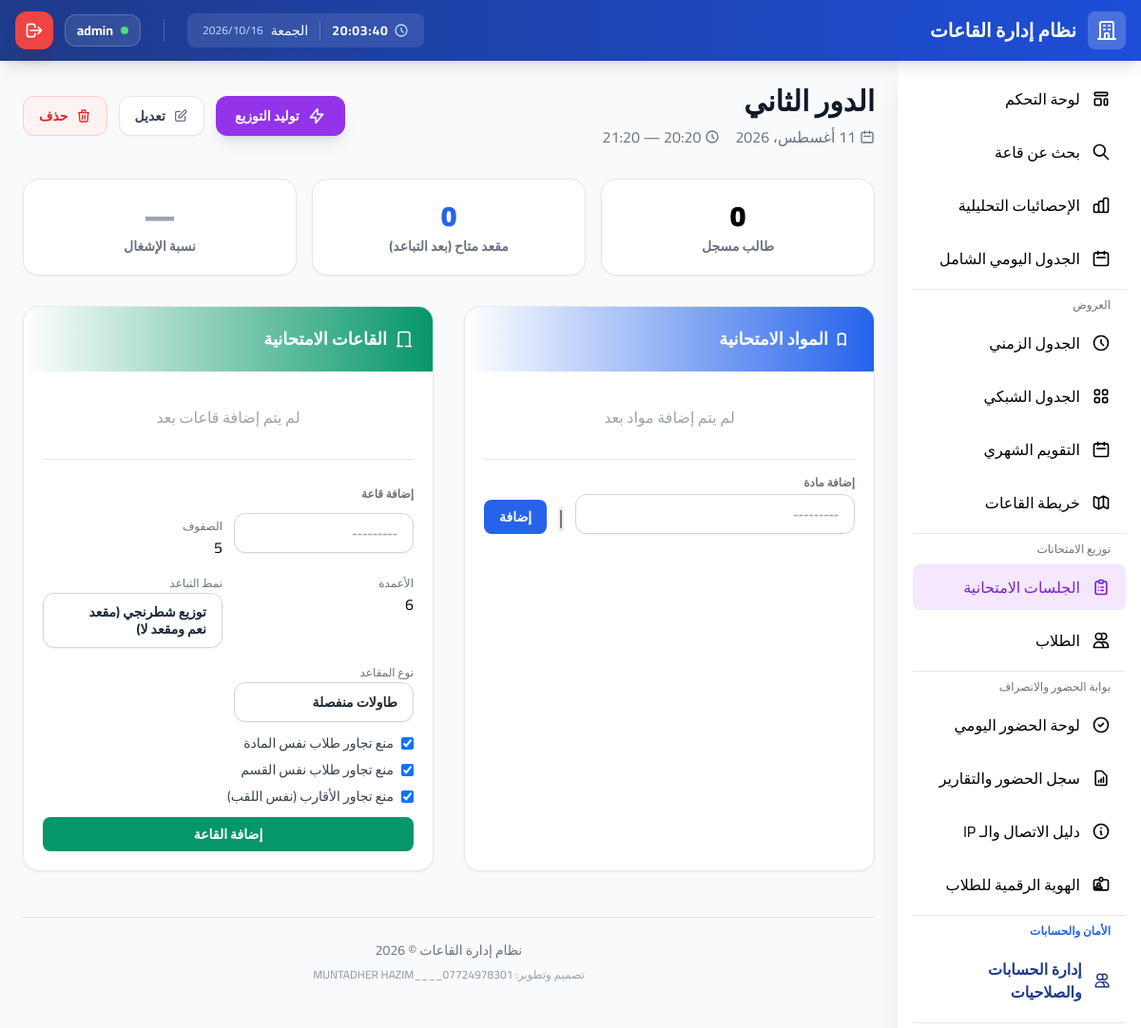
The app's page /exams/sessions/21/ (signed in), older data.
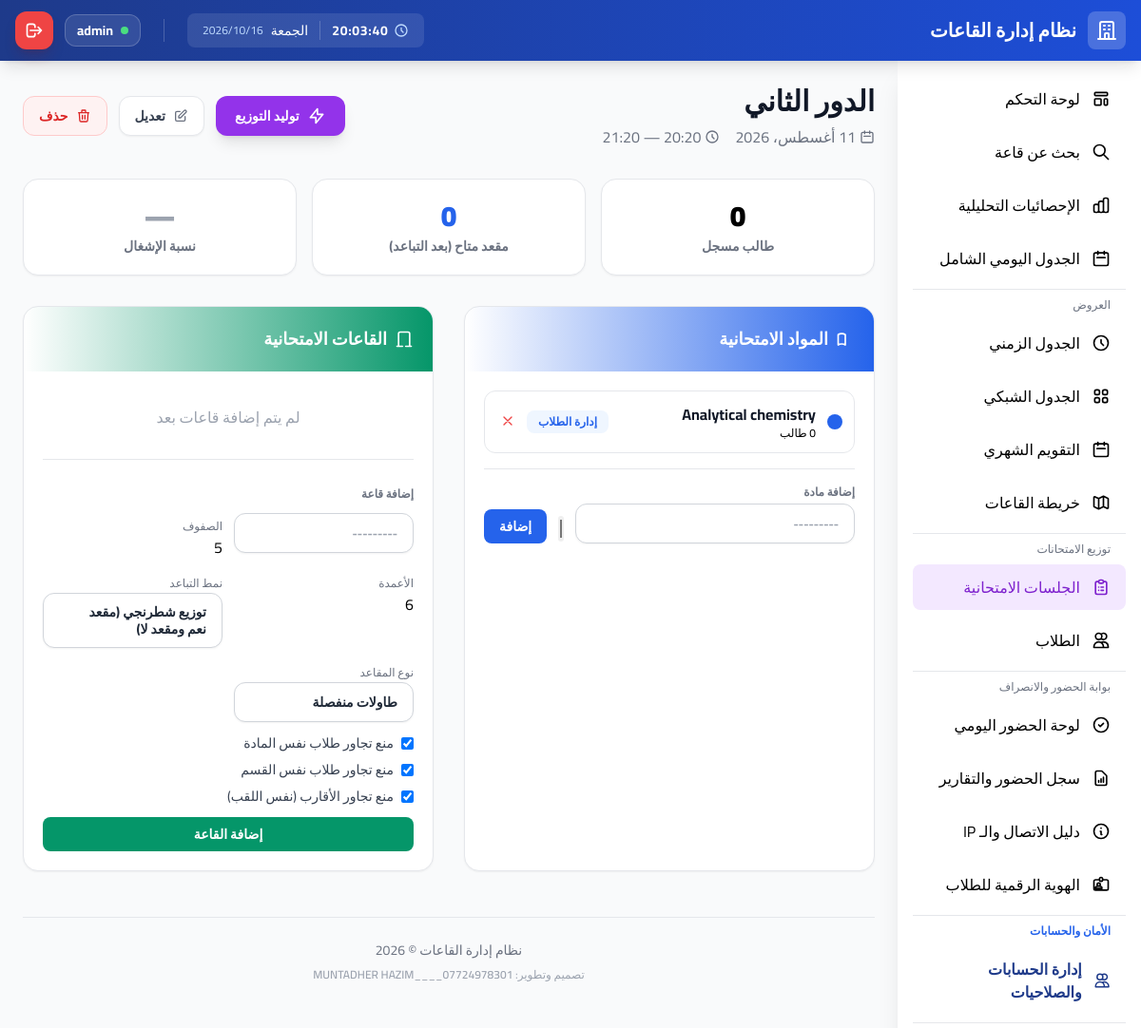
The same page, newer data.
### apps/exams/models.py (models this page shows, shortened)
class ExamSessionSubject(models.Model):
    session = models.ForeignKey(
        ExamSession, on_delete=models.CASCADE,
        related_name='exam_subjects', verbose_name='الجلسة'
    )
    subject = models.ForeignKey(
        Subject, on_delete=models.CASCADE,
        related_name='exam_sessions_link', verbose_name='المادة'
    )
    students = models.ManyToManyField(
        Student, related_name='exam_subjects', blank=True,
        verbose_name='الطلاب المسجلون'
    )
    color_code = models.CharField(
        max_length=7, default='#3B82F6', verbose_name='لون التمييز',
        help_text='لون المادة في خريطة الجلوس (HEX)'
    )
    class Meta:
        verbose_name = 'مادة في جلسة'
        verbose_name_plural = 'المواد في الجلسات'
        unique_together = ['session', 'subject']
    @property
    def student_count(self):
        if hasattr(self, 'students_count'):
            return self.students_count
        return self.students.count()

### apps/subjects/models.py (models this page shows, shortened)
class Subject(models.Model):
    STAGES = [
        ('الأولى', 'المرحلة الأولى'),
        ('الثانية', 'المرحلة الثانية'),
        ('الثالثة', 'المرحلة الثالثة'),
        ('الرابعة', 'المرحلة الرابعة'),
        ('الخامسة', 'المرحلة الخامسة'),
    ]
    name = models.CharField(max_length=200, verbose_name='اسم المادة')
    code = models.CharField(max_length=20, unique=True, blank=True, verbose_name='رمز المادة')
    department = models.ForeignKey(
        Department,
        on_delete=models.CASCADE,
        related_name='subjects',
        verbose_name='القسم'
    )
    stage = models.CharField(
        max_length=20,
        choices=STAGES,
        default='الأولى',
        verbose_name='المرحلة'
    )
    hours_per_week = models.PositiveIntegerField(default=3, verbose_name='ساعات أسبوعية')
    description = models.TextField(blank=True, verbose_name='الوصف')
    is_active = models.BooleanField(default=True, verbose_name='فعال')
    created_at = models.DateTimeField(auto_now_add=True, verbose_name='تاريخ الإنشاء')
    updated_at = models.DateTimeField(auto_now=True, verbose_name='تاريخ التحديث')
    class Meta:
        verbose_name = 'مادة'
        verbose_name_plural = 'المواد الدراسية'
        ordering = ['department', 'stage', 'name']
        indexes = [
            models.Index(fields=['department']),
            models.Index(fields=['stage']),
            models.Index(fields=['is_active']),
        ]
    def __str__(self):
        return f"{self.name} ({self.get_stage_display()})"

### apps/exams/views.py (the view)
# urls.py: path('sessions/<int:pk>/', views.session_detail, name='session_detail'),
@login_required
def session_detail(request, pk):
    session = get_object_or_404(ExamSession, pk=pk)
    exam_subjects = session.exam_subjects.select_related('subject').annotate(
        students_count=Count('students', distinct=True)
    ).prefetch_related('students')
    hall_setups = list(session.hall_setups.select_related('room').all())
    unique_student_ids = set()
    for es in exam_subjects:
        for student in es.students.all():
            unique_student_ids.add(student.id)
    total_students = len(unique_student_ids)
    total_capacity = sum(hs.effective_capacity for hs in hall_setups)
    context = {
        'session': session,
        'exam_subjects': exam_subjects,
        'hall_setups': hall_setups,
        'total_students': total_students,
        'total_capacity': total_capacity,
        'subject_form': AddSubjectToSessionForm(),
        'hall_form': HallSetupForm(),
        'rooms': Room.objects.filter(is_active=True),
    }
    return render(request, 'exams/session_detail.html', context)

### apps/exams/forms.py
class AddSubjectToSessionForm(forms.Form):
    subject = forms.ModelChoiceField(
        queryset=None,
        label='المادة',
        widget=forms.Select(attrs={
            'class': 'tom-select w-full rounded-lg border-gray-300 focus:border-blue-500 focus:ring-blue-500'
        })
    )
    color_code = forms.CharField(
        max_length=7,
        initial='#3B82F6',
        label='لون التمييز',
        widget=forms.TextInput(attrs={
            'class': 'form-input w-full rounded-lg border-gray-300',
            'type': 'color'
        })
    )
    def __init__(self, *args, **kwargs):
        super().__init__(*args, **kwargs)
        from apps.subjects.models import Subject
        self.fields['subject'].queryset = Subject.objects.filter(is_active=True)

### apps/core/context_processors.py (called while the page is built)
def is_editor(user):
    if not user.is_authenticated:
        return False
    if hasattr(user, '_cached_is_editor'):
        return user._cached_is_editor
    val = user.is_superuser or user.is_staff or has_user_perm(user, 'can_manage_schedules') or user.groups.filter(name='Data Entry').exists()
    user._cached_is_editor = val
    return val

### apps/rooms/models.py (called while the page is built)
    def __str__(self):
        return f"{self.name} ({self.get_room_type_display()})"

### templates/exams/session_detail.html (shortened to what the changed rows need)
{% extends 'base.html' %}
{% block content %}
<div class="max-w-7xl mx-auto">
    <div class="flex flex-wrap items-center justify-between gap-4 mb-8">
        <div>
            <h1 class="text-3xl font-bold text-gray-900">{{ session.name }}</h1>
        </div>
    </div>
    <div class="grid grid-cols-1 lg:grid-cols-2 gap-8">
        <div class="bg-white rounded-2xl shadow-sm border overflow-hidden">
            <div class="bg-gradient-to-l from-blue-600 to-blue-800 text-white p-5">
                <h2 class="text-lg font-bold flex items-center gap-2">
                    <svg class="w-5 h-5" fill="none" stroke="currentColor" viewBox="0 0 24 24"><path stroke-linecap="round" stroke-linejoin="round" stroke-width="2" d="M12 6.253v13m0-13C10.832 5.477 9.246 5 7.5 5S4.168 5.477 3 6.253v13C4.168 18.477 5.754 18 7.5 18s3.332.477 4.5 1.253"/></svg>
                    المواد الامتحانية
                </h2>
            </div>
            <div class="p-5">
                {% for es in exam_subjects %}
                <div class="flex items-center justify-between p-3 rounded-xl hover:bg-gray-50 transition border mb-2 last:mb-0">
                    <div class="flex items-center gap-3">
                        <div class="w-4 h-4 rounded-full" style="background-color: {{ es.color_code }}"></div>
                        <div>
                            <span class="font-bold text-gray-900">{{ es.subject.name }}</span>
                            <span class="text-xs text-slate-500 font-medium block">{{ es.student_count }} طالب</span>
                        </div>
                    </div>
                    <div class="flex items-center gap-2">
                        <a href="{% url 'exams:manage_subject_students' session_pk=session.pk es_pk=es.pk %}"
                           class="text-blue-600 hover:text-blue-800 text-xs font-bold bg-blue-50 px-3 py-1 rounded-lg">
                            إدارة الطلاب
                        </a>
                        <form method="POST" action="{% url 'exams:remove_subject' session_pk=session.pk es_pk=es.pk %}" class="inline">
                            <button type="submit" class="text-red-500 hover:text-red-700 p-1" onclick="return confirm('هل تريد إزالة هذه المادة؟')">
                                <svg class="w-4 h-4" fill="none" stroke="currentColor" viewBox="0 0 24 24"><path stroke-linecap="round" stroke-linejoin="round" stroke-width="2" d="M6 18L18 6M6 6l12 12"/></svg>
                            </button>
                        </form>
                    </div>
                </div>
                {% empty %}
                <p class="text-center text-gray-400 py-4">لم يتم إضافة مواد بعد</p>
                {% endfor %}
                <form method="POST" action="{% url 'exams:add_subject' session_pk=session.pk %}" class="mt-4 pt-4 border-t flex items-end gap-3">
                    <div class="flex-1">
                    </div>
                    <div>
                    </div>
                    <button type="submit" class="bg-blue-600 hover:bg-blue-700 text-white px-4 py-2 rounded-lg text-sm font-bold transition">
                    </button>
                </form>
            </div>
        </div>
        <div class="bg-white rounded-2xl shadow-sm border overflow-hidden">
            <div class="bg-gradient-to-l from-emerald-600 to-emerald-800 text-white p-5">
                <h2 class="text-lg font-bold flex items-center gap-2">
                    <svg class="w-5 h-5" fill="none" stroke="currentColor" viewBox="0 0 24 24"><path stroke-linecap="round" stroke-linejoin="round" stroke-width="2" d="M19 21V5a2 2 0 00-2-2H7a2 2 0 00-2 2v16m14 0h2m-2 0h-5m-9 0H3m2 0h5"/></svg>
                    القاعات الامتحانية
                </h2>
            </div>
        </div>
    </div>
</div>
{% endblock %}

Row changes from the older to the newer data that the page shows:
added ExamSessionSubject: subject.name "Analytical chemistry", student_count "0"
Text that changed along with them:
text no longer shown: "لم يتم إضافة مواد بعد"
